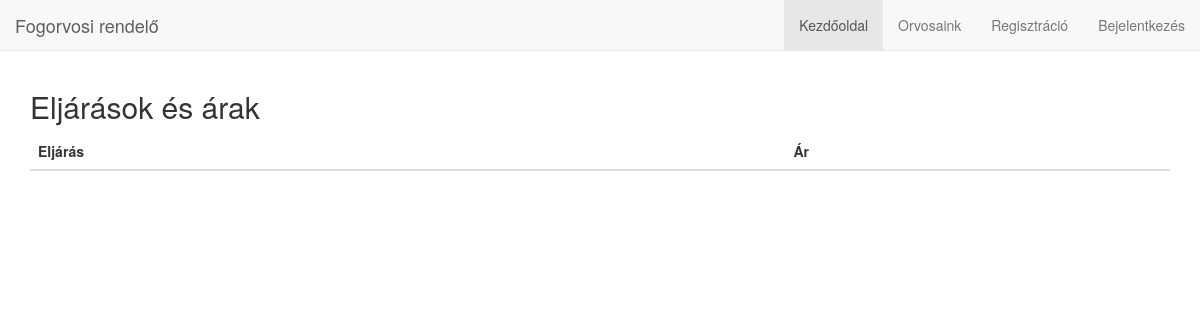
/, run on an earlier commit of the app's database.
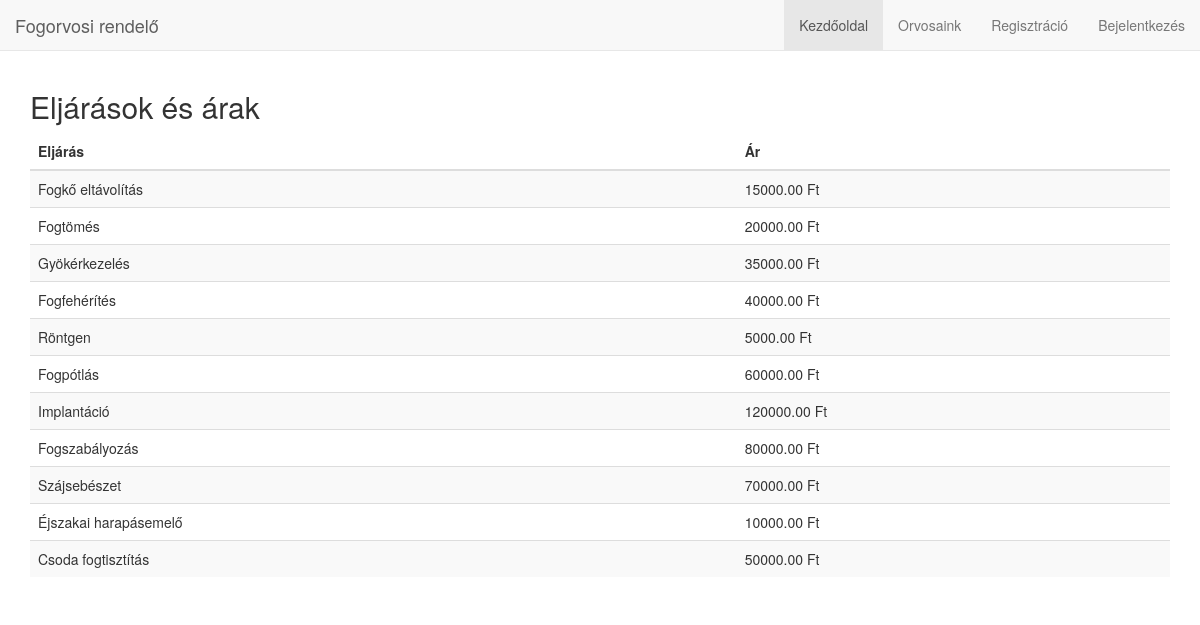
And on a later commit of the database.
### tables this page shows
CREATE TABLE `Procedures` (
  `procedureID` int(11) NOT NULL,
  `procedureName` varchar(255) DEFAULT NULL,
  `price` decimal(10,2) DEFAULT NULL
);

### index.php (the view, shortened to what this page needs)
<!DOCTYPE html>
<html lang="en">
<head>
    <link rel="stylesheet" href="https://cdn.jsdelivr.net/npm/bootstrap@3.3.7/dist/css/bootstrap.min.css"
>
</head>
<body>
<nav class="navbar navbar-default navbar-fixed-top">
    <div class="container-fluid">
        <div class="navbar-header">
            <a class="navbar-brand" href="#">Fogorvosi rendelő</a>
        </div>
        <div class="collapse navbar-collapse" id="bs-example-navbar-collapse-1">
            <ul class="nav navbar-nav navbar-right">
                <li class="active"><a href="index.php">Kezdőoldal</a></li>
                <li><a href="doctors.php">Orvosaink</a></li>
                <?php if (!isset($_SESSION['patientID']) && !isset($_SESSION['doctorID'])): ?>
                    <li><a href="register.php">Regisztráció</a></li>
                    <li><a href="login.php">Bejelentkezés</a></li>
                <?php endif; ?>
            </ul>
        </div>
    </div>
</nav>
<div class="container">
    <h2>Eljárások és árak</h2>
    <table class="table table-striped">
        <thead>
        <tr>
            <th>Eljárás</th>
            <th>Ár</th>
        </tr>
        </thead>
        <tbody>
        <?php
        global $pdo;
        try {
            $stmt = $pdo->query("SELECT procedureName, price FROM Procedures");
            while ($row = $stmt->fetch(PDO::FETCH_ASSOC)) {
                echo "<tr><td>{$row['procedureName']}</td><td>{$row['price']} Ft</td></tr>";
            }
        } catch (PDOException $e) {
            echo "<tr><td colspan='2'>Hiba történt az eljárások betöltése közben: " . $e->getMessage() . "</td></tr>";
        }
        ?>
        </tbody>
    </table>
</div>
</body>
</html>

What changed in the data, as far as the page shows it:
added procedures: procedureName "Fogkő eltávolítás", price "15000.00"
added procedures: procedureName "Fogtömés", price "20000.00"
added procedures: procedureName "Gyökérkezelés", price "35000.00"
added procedures: procedureName "Fogfehérítés", price "40000.00"
added procedures: procedureName "Röntgen", price "5000.00"
added procedures: procedureName "Fogpótlás", price "60000.00"
added procedures: procedureName "Implantáció", price "120000.00"
added procedures: procedureName "Fogszabályozás", price "80000.00"
added procedures: procedureName "Szájsebészet", price "70000.00"
added procedures: procedureName "Éjszakai harapásemelő", price "10000.00"
added procedures: procedureName "Csoda fogtisztítás", price "50000.00"
